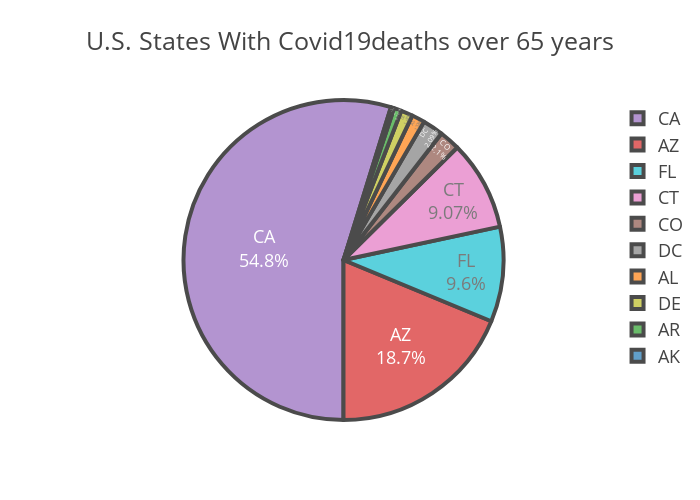

Here is the notebook cell this chart was saved with:
### Code cell
## Pie chart reprenting deaths due to Covid 19 aged more then 65

import plotly.express as px
import plotly.io as pio

chart = px.pie(
        data_frame=Death_age,
        values='covid_19_deaths_over_65_years',
        names='state',
        color='state',                      
                
               
        labels={"state":"State"},     
        title='U.S. States With Covid19deaths over 65 years',     
        template='presentation',            
                                            
                                           
        width=700,                          
        height=500,                         
                              
        )

chart.update_traces(textposition='inside', textinfo='percent+label',
                        marker=dict(line=dict(color='#000000', width=4)),
                        pull=[0, 0, 0, 0], opacity=0.7, rotation=180)



pio.show(chart)

### Figure 1 — Plotly figure (JSON) as saved in the notebook; plotly's stock layout.template omitted (floating-point values rounded to 4 significant figures)
{"data": [{"customdata": [["AK"], ["AL"], ["AR"], ["AZ"], ["CA"], ["CO"], ["CT"], ["DC"], ["DE"], ["FL"]], "domain": {"x": [0, 1], "y": [0, 1]}, "hovertemplate": "State=%{customdata[0]}<br>covid_19_deaths_over_65_years=%{value}<extra></extra>", "labels": ["AK", "AL", "AR", "AZ", "CA", "CO", "CT", "DC", "DE", "FL"], "legendgroup": "", "marker": {"colors": ["#1F77B4", "#FF7F0E", "#2CA02C", "#D62728", "#9467BD", "#8C564B", "#E377C2", "#7F7F7F", "#BCBD22", "#17BECF"], "line": {"color": "#000000", "width": 4}}, "name": "", "opacity": 0.7, "pull": [0, 0, 0, 0], "rotation": 180, "showlegend": true, "textinfo": "percent+label", "textposition": "inside", "type": "pie", "values": [8.018, 32.79, 19.03, 465.1, 1359.0, 52.11, 225.0, 51.94, 29.37, 238.1]}], "layout": {"height": 500, "legend": {"tracegroupgap": 0}, "title": {"text": "U.S. States With Covid19deaths over 65 years"}, "width": 700}}
